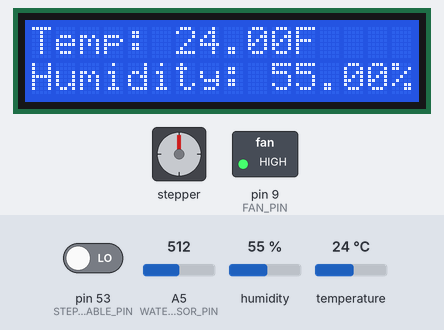
The sketch below on a simulated Arduino Mega 2560, built with avr-gcc and run on an emulated ATmega2560. Shown: 16×2 character LCD, stepper motor, switched loads named in the sketch (green lamp = pin HIGH). The inputs (shaded band) are chosen by the test bench; at power-on: A5 (WATER_SENSOR_PIN) = 512, pin 53 (STEPPER_ENABLE_PIN) LOW, temperature 24 °C, humidity 55 %. Stepper angles assume 2038 steps per turn; pins used as bus, display or sensor lines are not drawn.

Above: at 1.2 s.
1.3 s: A5 (WATER_SENSOR_PIN) set to 104
2.8 s: A5 (WATER_SENSOR_PIN) set to 88
At 3.4 s:
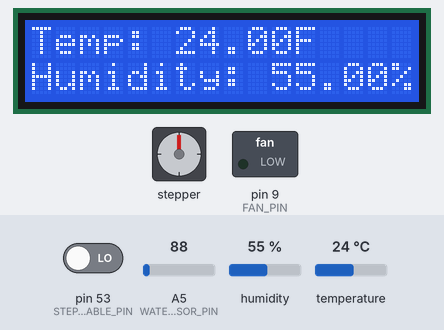
8.8 s: pin 53 (STEPPER_ENABLE_PIN) driven HIGH
At 9.29 s:
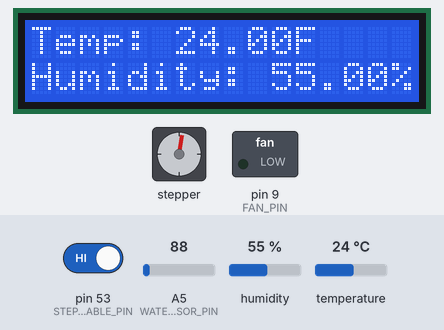
16.6 s: pin 53 (STEPPER_ENABLE_PIN) driven LOW
19.4 s: A5 (WATER_SENSOR_PIN) set to 110
At 21.7 s:
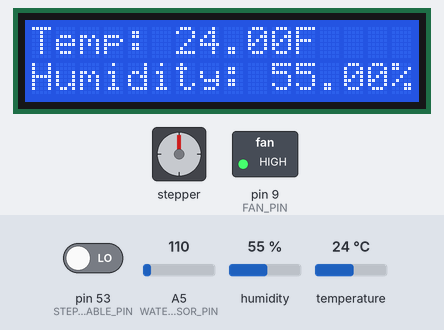
22.4 s: temperature set to 6 °C
At 24.2 s:
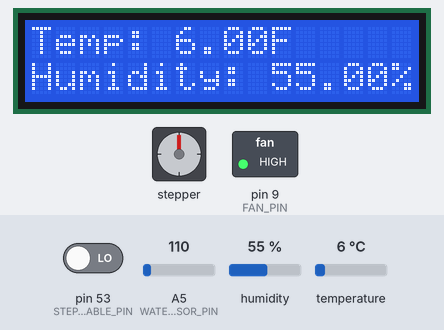
Timing chart, 0 to 25.7 s (numbered marks = the images above; inputs shaded):
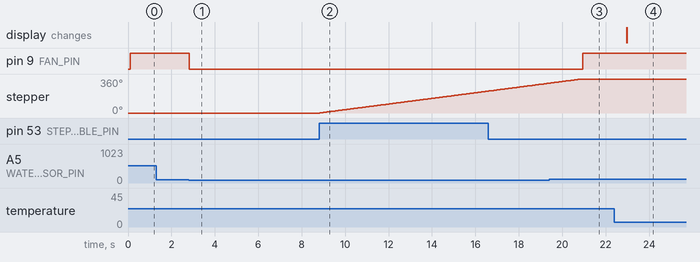

The sketch:

CPE301Final.ino
```cpp
/*
Name: Ben Miller, Luke Shepard
UNR CPE 301 Final Project
Date: 12/15/2023
*/

//library declaration and pin definitions
#include <LiquidCrystal.h>
#include <DHT.h>
#include <Stepper.h>

#define FAN_PIN 9
#define DHT_PIN 7
#define DHT_TYPE DHT11
#define STEPPER_PIN 46
#define DRE 0x10
#define TBE 0x20
#define RDA 0x80
#define WATER_SENSOR_PIN A5
#define STEPPER_ENABLE_PIN 53
#define STEPPER_DIRECTION_PIN 52

//pointer definitions
volatile unsigned int currentTicks = 65535;
volatile unsigned char* pin_a = (unsigned char*) 0x20;
volatile unsigned char* ddr_a  = (unsigned char*) 0x21;
volatile unsigned char* port_a = (unsigned char*) 0x22;
volatile unsigned char* pin_b = (unsigned char*) 0x23;
volatile unsigned char* ddr_b  = (unsigned char*) 0x24;
volatile unsigned char* port_b = (unsigned char*) 0x25;
volatile unsigned char* pin_d = (unsigned char*) 0x29;
volatile unsigned char* ddr_d  = (unsigned char*) 0x2A;
volatile unsigned char* port_d = (unsigned char*) 0x2B;
volatile unsigned char* pin_h = (unsigned char*) 0x100;
volatile unsigned char* ddr_h  = (unsigned char*) 0x101;
volatile unsigned char* port_h = (unsigned char*) 0x102;
volatile unsigned char* pin_c  = (unsigned char*) 0x26;
volatile unsigned char* ddr_c  = (unsigned char*) 0x27;
volatile unsigned char* port_c = (unsigned char*) 0x28;
volatile unsigned char* pin_e = (unsigned char*) 0x2c;
volatile unsigned char* ddr_e  = (unsigned char*) 0x2d;
volatile unsigned char* port_e = (unsigned char*) 0x2e;
volatile unsigned char* pin_f = (unsigned char*) 0x2F;
volatile unsigned char* ddr_f  = (unsigned char*) 0x30;
volatile unsigned char* port_f = (unsigned char*) 0x31;
volatile unsigned char* pin_g = (unsigned char*) 0x32;
volatile unsigned char* ddr_g  = (unsigned char*) 0x33;
volatile unsigned char* port_g = (unsigned char*) 0x34;
volatile unsigned char* pin_L = (unsigned char*) 0x3B;
volatile unsigned char* ddr_L  = (unsigned char*) 0x3C;
volatile unsigned char* port_L = (unsigned char*) 0x3D;
volatile unsigned char *myUCSR0A = (unsigned char *)0x00C0;
volatile unsigned char *myUCSR0B = (unsigned char *)0x00C1;
volatile unsigned char *myUCSR0C = (unsigned char *)0x00C2;
volatile unsigned int  *myUBRR0  = (unsigned int *) 0x00C4;
volatile unsigned char *myUDR0   = (unsigned char *)0x00C6;
volatile unsigned char* my_ADMUX = (unsigned char*) 0x7C;
volatile unsigned char* my_ADCSRB = (unsigned char*) 0x7B;
volatile unsigned char* my_ADCSRA = (unsigned char*) 0x7A;
volatile unsigned int* my_ADC_DATA = (unsigned int*) 0x78;
volatile unsigned char *myTCCR1A  = (unsigned char *) 0x80;
volatile unsigned char *myTCCR1B  = (unsigned char *) 0x81;
volatile unsigned char *myTCCR1C  = (unsigned char *) 0x82;
volatile unsigned char *myTIMSK1  = (unsigned char *) 0x6F;
volatile unsigned char *myTIFR1   = (unsigned char *) 0x36;
volatile unsigned int  *myTCNT1   = (unsigned int *) 0x84;
volatile unsigned char* analogPort_A5 = (unsigned char*) 0x67;
volatile unsigned char* analogPin_A5 = (unsigned char*) 0x68;
volatile unsigned char* analogDdr_A5  = (unsigned char*) 0x66;

const int RS = 12, E = 11, D4 = 22, D5 = 24, D6 = 26, D7 = 28;
LiquidCrystal lcd(RS, E, D4, D5, D6, D7);

DHT dht(DHT_PIN, DHT_TYPE);

float temp = 0;
float hum = 0;
int waterLevel = 0;

// Stepper motor configuration
const int stepsPerRevolution = 2038;
Stepper myStepper(stepsPerRevolution, 31, 33, 35, 37);

void setup() {
  Serial.begin(9600);
  dht.begin();

  pinMode(FAN_PIN, OUTPUT);
  pinMode(STEPPER_PIN, INPUT);
  pinMode(STEPPER_ENABLE_PIN, INPUT);
  pinMode(STEPPER_DIRECTION_PIN, OUTPUT);

  digitalWrite(FAN_PIN, LOW);

  lcd.begin(16, 2);

  myStepper.setSpeed(5);
}

void loop() {
  my_delay(1000);

  temp = dht.readTemperature();
  hum = dht.readHumidity();

  waterLevel = analogRead(WATER_SENSOR_PIN);

  lcd.clear();
  lcd.setCursor(0, 0);
  lcd.print("Temp: ");
  lcd.print(temp);
  lcd.print("F");

  lcd.setCursor(0, 1);
  lcd.print("Humidity: ");
  lcd.print(hum);
  lcd.print("%");

  if (digitalRead(STEPPER_ENABLE_PIN) == HIGH) {
    myStepper.step(stepsPerRevolution);
    my_delay(100);
  }

  if (waterLevel >= 100) {
    displayHighWaterLevel();
  } else {
    displayLowWaterLevel();
  }
}

void displayHighWaterLevel() {
  lcd.clear();
  lcd.setCursor(0, 0);
  lcd.print("Temp: ");
  lcd.print(temp);
  lcd.print("F");

  lcd.setCursor(0, 1);
  lcd.print("Humidity: ");
  lcd.print(hum);
  lcd.print("%");

  // Displaying water high indication
  digitalWrite(STEPPER_DIRECTION_PIN, HIGH);
  digitalWrite(FAN_PIN, HIGH);
  lcd.print("Water High");
}

void displayLowWaterLevel() {
  lcd.clear();
  lcd.setCursor(0, 0);
  lcd.print("Temp: ");
  lcd.print(temp);
  lcd.print("F");

  lcd.setCursor(0, 1);
  lcd.print("Humidity: ");
  lcd.print(hum);
  lcd.print("%");

  // Displaying water low indication
  digitalWrite(STEPPER_DIRECTION_PIN, LOW);
  digitalWrite(FAN_PIN, LOW);
  lcd.print("Water Low");
}

void U0init(int U0baud){
 unsigned long FCPU = 16000000;
 unsigned int tbaud;
 tbaud = (FCPU / 16 / U0baud - 1);
 *myUCSR0A = 0x20;
 *myUCSR0B = 0x18;
 *myUCSR0C = 0x06;
 *myUBRR0  = tbaud;
}
unsigned char U0kbhit(){
  return *myUCSR0A & RDA;
}
unsigned char U0getchar(){
  return *myUDR0;
}
void U0putchar(unsigned char U0pdata){
  while((*myUCSR0A & TBE) == 0);
  *myUDR0 = U0pdata;
}

void adc_init(){
  // setup the A register
  *my_ADCSRA |= 0b10000000; // set bit   7 to 1 to enable the ADC
  *my_ADCSRA &= 0b11011111; // clear bit 6 to 0 to disable the ADC trigger mode
  *my_ADCSRA &= 0b11110111; // clear bit 5 to 0 to disable the ADC interrupt
  *my_ADCSRA &= 0b11111000; // clear bit 0-2 to 0 to set prescaler selection to slow reading
  // setup the B register
  *my_ADCSRB &= 0b11110111; // clear bit 3 to 0 to reset the channel and gain bits
  *my_ADCSRB &= 0b11111000; // clear bit 2-0 to 0 to set free running mode
  // setup the MUX Register
  *my_ADMUX  &= 0b01111111; // clear bit 7 to 0 for AVCC analog reference
  *my_ADMUX  |= 0b01000000; // set bit   6 to 1 for AVCC analog reference
  *my_ADMUX  &= 0b11011111; // clear bit 5 to 0 for right adjust result
  *my_ADMUX  &= 0b11100000; // clear bit 4-0 to 0 to reset the channel and gain bits
}

unsigned int adc_read(unsigned char adc_channel_num){
  // clear the channel selection bits (MUX 4:0)
  *my_ADMUX  &= 0b11100000;
  // clear the channel selection bits (MUX 5)
  *my_ADCSRB &= 0b11110111;
  // set the channel number
  if(adc_channel_num > 7)
  {
    // set the channel selection bits, but remove the most significant bit (bit 3)
    adc_channel_num -= 8;
    // set MUX bit 5
    *my_ADCSRB |= 0b00001000;
  }
  // set the channel selection bits
  *my_ADMUX  += adc_channel_num;
  // set bit 6 of ADCSRA to 1 to start a conversion
  *my_ADCSRA |= 0x40;
  // wait for the conversion to complete
  while((*my_ADCSRA & 0x40) != 0);
  // return the result in the ADC data register
  return *my_ADC_DATA;
}

void setup_timer_regs(){
  // setup the timer control registers
  *myTCCR1A= 0x00;
  *myTCCR1B= 0X00;
  *myTCCR1C= 0x00;
  // reset the TOV flag
  *myTIFR1 |= 0x01;
  // enable the TOV interrupt
  *myTIMSK1 |= 0x01;
}

ISR(TIMER1_OVF_vect){
  // Stop the Timer
  *myTCCR1B &=0xF8;
  // Load the Count
  currentTicks = 65535;
  *myTCNT1 =  (unsigned int) (65535 -  (unsigned long) (currentTicks));
  // Start the Timer
  *myTCCR1B |=   0b00000001;
  // if it's not the STOP amount
  if(currentTicks != 65535)
  {
    // XOR to toggle PB6
    *port_b ^= 0x40;
  }
}

void my_delay(unsigned int freq){
  double period = 1.0/double(freq);
  double half_period = period/ 2.0f;
  double clk_period = 0.0000000625;
  unsigned int ticks = half_period / clk_period;
  *myTCCR1B &= 0xF8;
  *myTCNT1 = (unsigned int) (65536 - ticks);
  * myTCCR1B |= 0b00000001;
  while((*myTIFR1 & 0x01)==0);
  *myTCCR1B &= 0xF8;
  *myTIFR1 |= 0x01;
}
```

Measured:
- the behaviour switches between 100 and 99 on A5 (WATER_SENSOR_PIN) (found by bisection; images 0 and 1)
- after the input at 1.3 s, every drawn part: stays the same
- after the input at 2.8 s, pin 9 (FAN_PIN): HIGH → LOW at once
- after the input at 8.8 s, stepper: keeps turning clockwise at about 30°/s, starting at once
- after the input at 19.4 s, pin 9 (FAN_PIN): LOW → HIGH after 1.5 s
- after the input at 22.4 s, the display: changes after 0.57 s (image 4)
